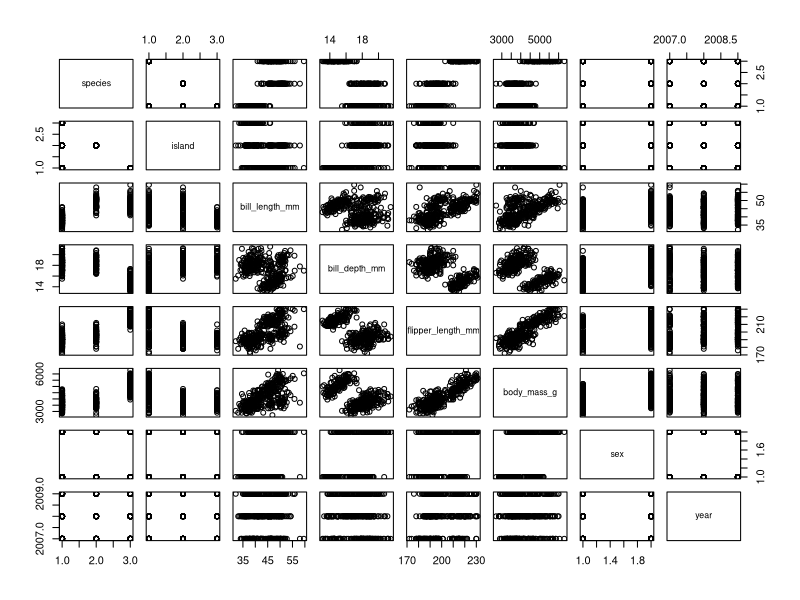
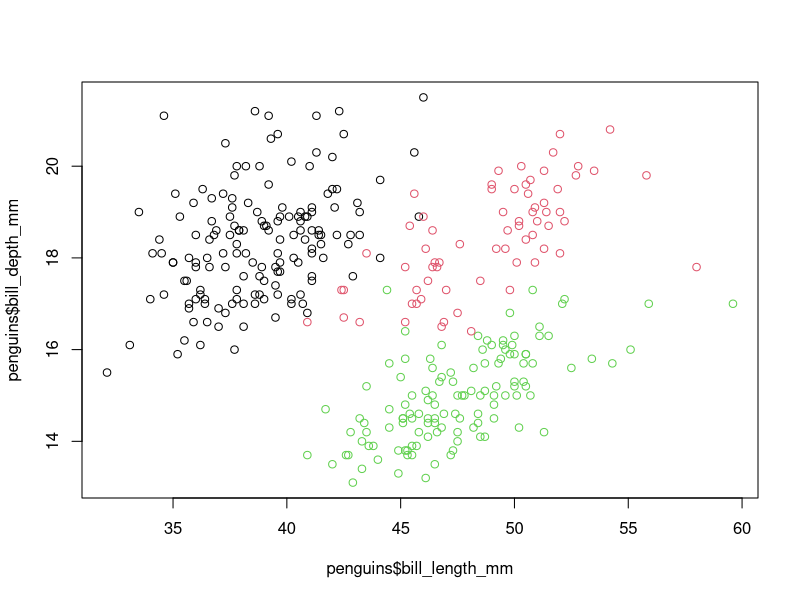
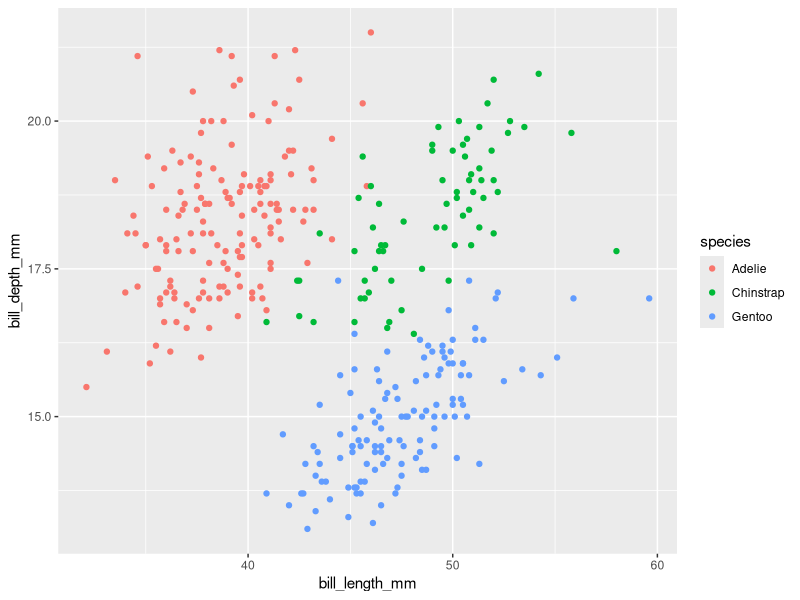
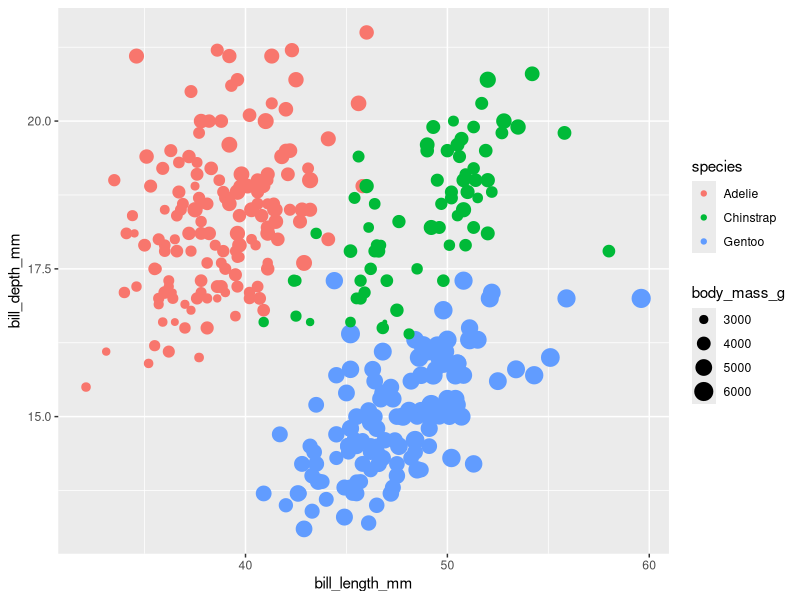
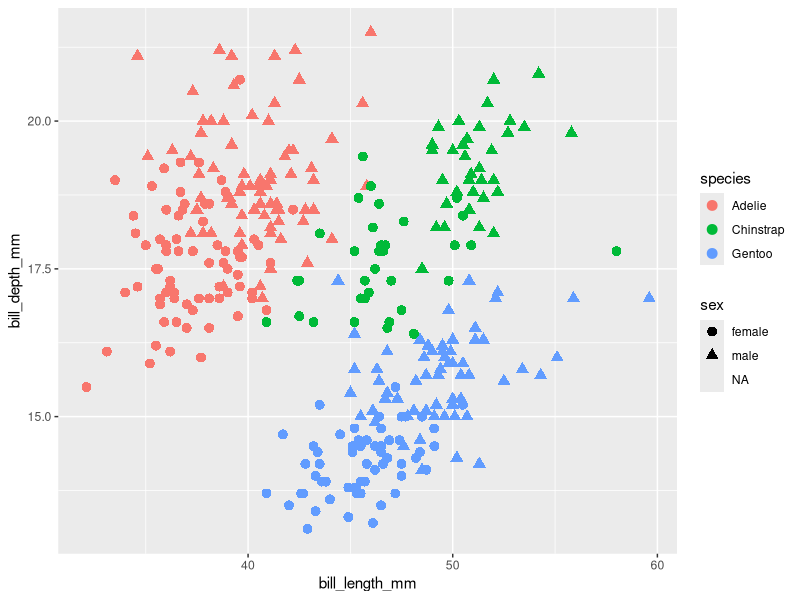
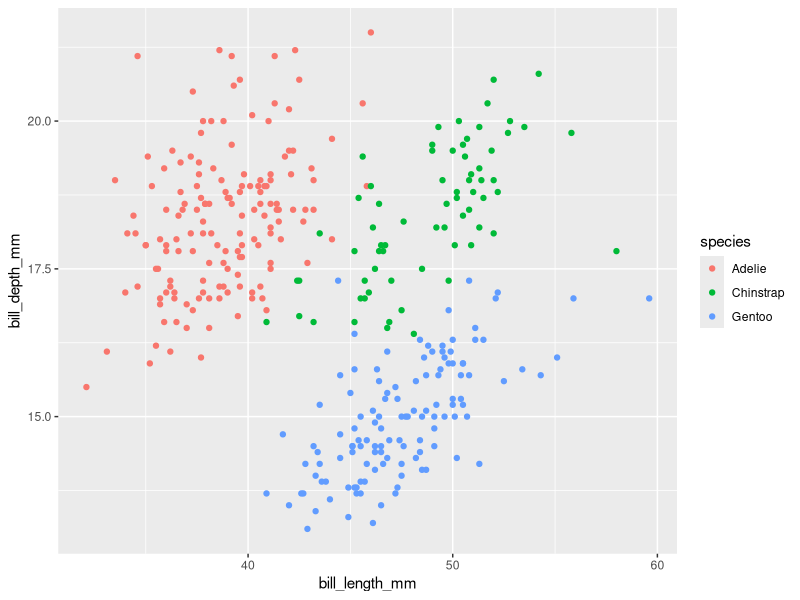
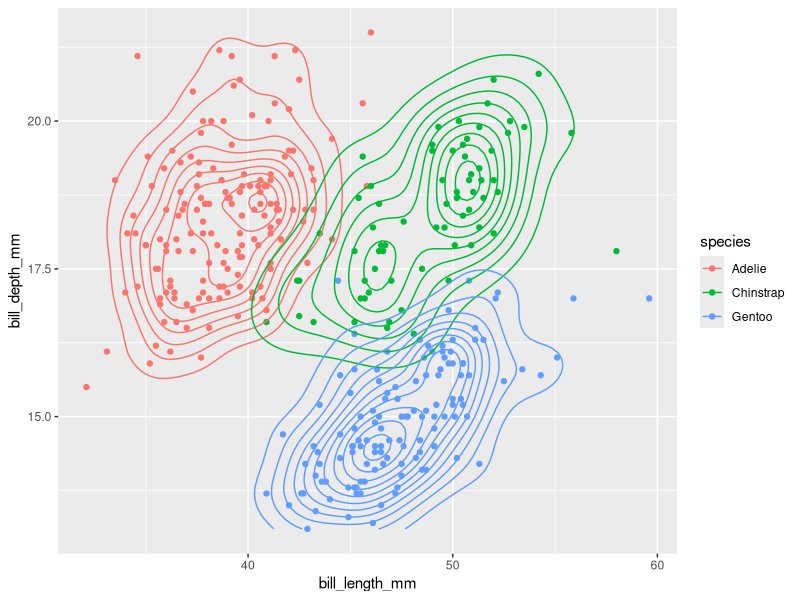
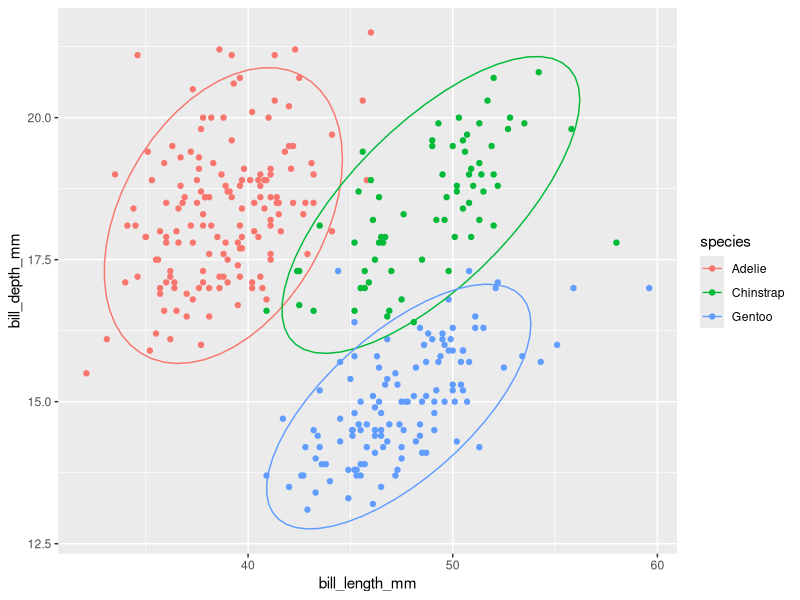

Recreate these plots in R, in order. (Note: this script raises an error after producing the figures.)
## ---- chunk 1
knitr::opts_chunk$set(echo = TRUE, warning=FALSE)
## ---- chunk 2
#install.packages("ggplot2")
#install.packages("palmerpenguins")
library(ggplot2)
library(palmerpenguins)
## ---- chunk 3
data()
data(package = "palmerpenguins")
data(penguins)
penguins
str(penguins)
## ---- chunk 4
plot(penguins)
plot(penguins$bill_length_mm, penguins$bill_depth_mm, col = penguins$species)
## ---- chunk 5
ggplot(penguins, aes(x = bill_length_mm, y = bill_depth_mm, col = species)) +
  geom_point()
## ---- chunk 6
ggplot(penguins, aes(x = bill_length_mm, 
                     y = bill_depth_mm, 
                     col = species, 
                     size = body_mass_g)) +
  geom_point()
## ---- chunk 7
ggplot(penguins, aes(x = bill_length_mm, 
                     y = bill_depth_mm, 
                     col = species, 
                     shape = sex)) +
  geom_point(size = 3)
## ---- chunk 8
p1 <- ggplot(penguins, aes(x = bill_length_mm, y = bill_depth_mm, col = species))

p1 + geom_point() 
p1 + geom_point() + geom_density_2d()
p1 + geom_point() + stat_ellipse()
## ---- chunk 9
data(Orange)
Orange
## ---- chunk 10
p2 <- ggplot(Orange, aes(age, circumference, group = Tree))
p2 + geom_line() + geom_point()
p2 + geom_smooth(se = FALSE) 
## ---- chunk 11
ggplot(penguins, aes(bill_length_mm, bill_depth_mm, col = species)) +
  geom_point() +
  geom_smooth(method = "lm")
## ---- chunk 12
ggplot(penguins, aes(species)) + 
    geom_bar(fill = "lightblue", col = "black", size = 1)
## ---- chunk 13
p3 + geom_bar(stat = "summary", 
              fun = "mean", 
              fill = "lightblue", 
              col = "black", 
              size = 1)
## ---- chunk 14
p3 + geom_bar(stat = "summary", 
              fun = "mean", 
              fill = "lightblue", 
              col = "black", 
              size = 1) +
    geom_point(position = position_jitter(0.2))
